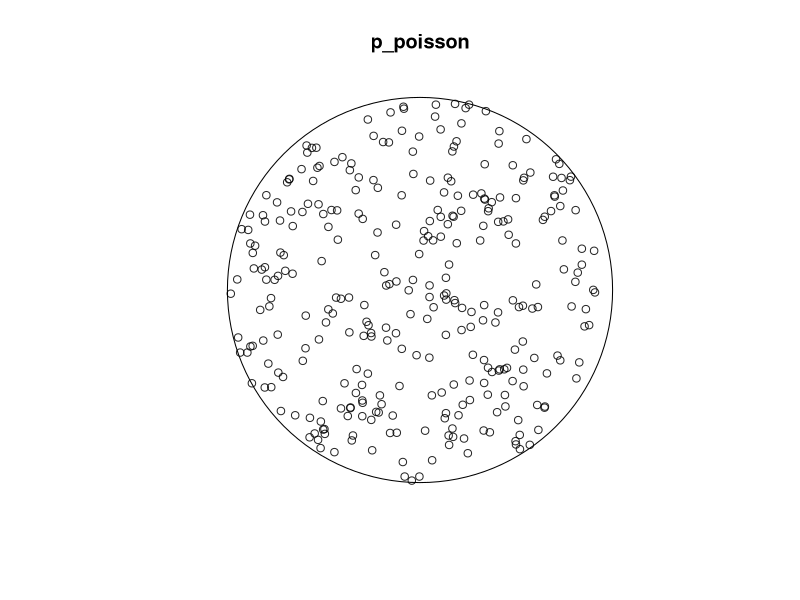
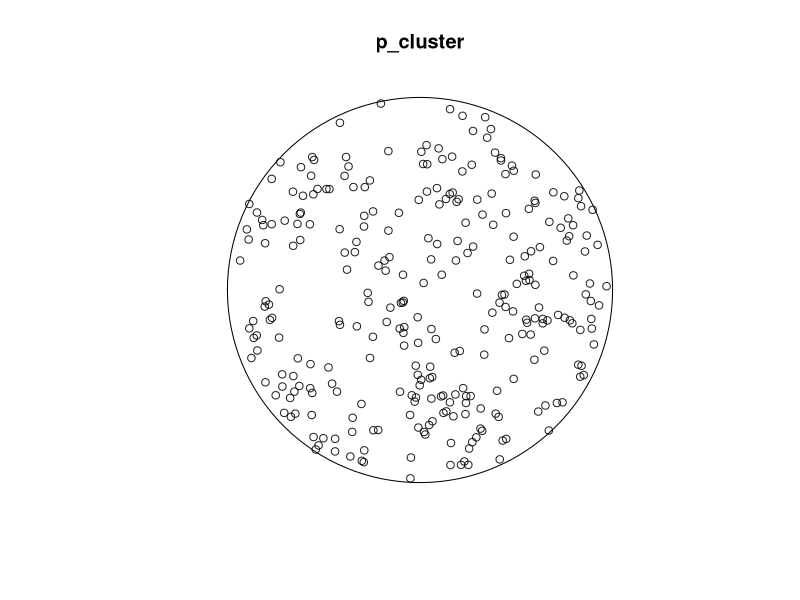
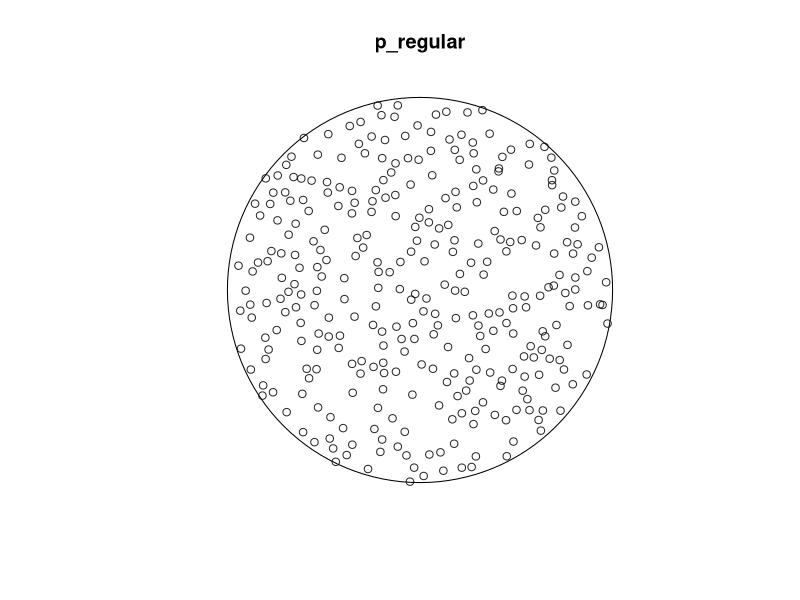

The R source for these figures, in order: (Note: this script raises an error after producing the figures.)
## ---- chunk 1
knitr::opts_chunk$set(echo = TRUE)
## ---- chunk 2
library(spatstat)
disc10 <- disc(radius = 10)
# p_poisson 
# Compute the rate as count divided by area
lambda <- 300/area.owin(disc10)
# Create a point pattern object
p_poisson <- rpoispp(lambda = lambda, win = disc10)
plot(p_poisson)
# p_cluster and p_regular
# Generate clustered points from a Thomas process
set.seed(123)
p_cluster <- rThomas(kappa = 0.35, scale = 1, mu = 3, win = disc10)
plot(p_cluster)
# Regular points from a Strauss process
set.seed(123)
p_regular <- rStrauss(beta = 2.9, gamma = 0.025, R = .5, W = disc10)
plot(p_regular)
## ---- chunk 3
plot(redoak)

K_val_env <- envelope(redoak, Kest, correction = "border")

plot(K_val_env, . - pi*r^2 ~ r)

quadrat.test(redoak, alternative = "clustered")
